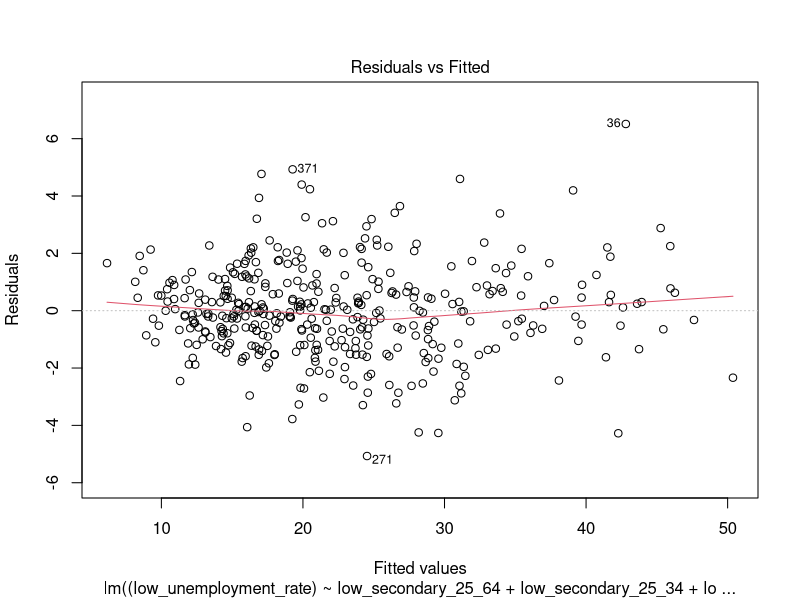
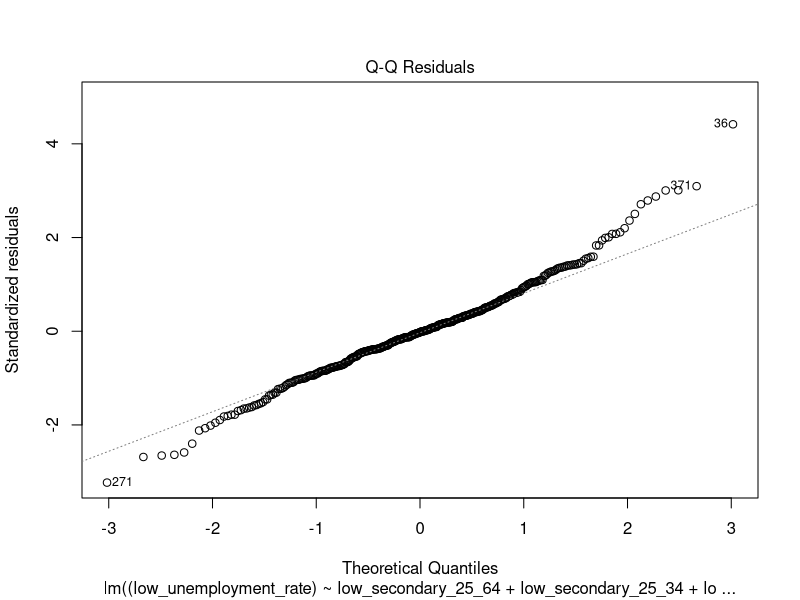
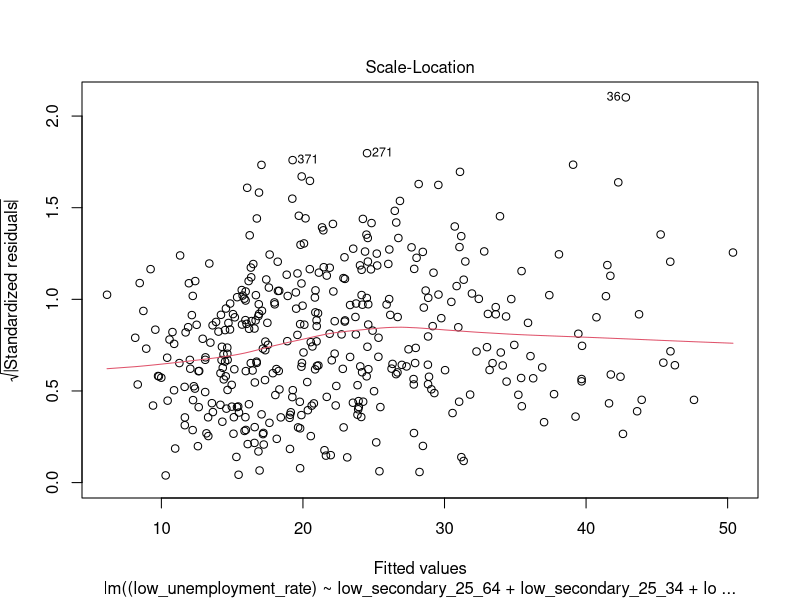
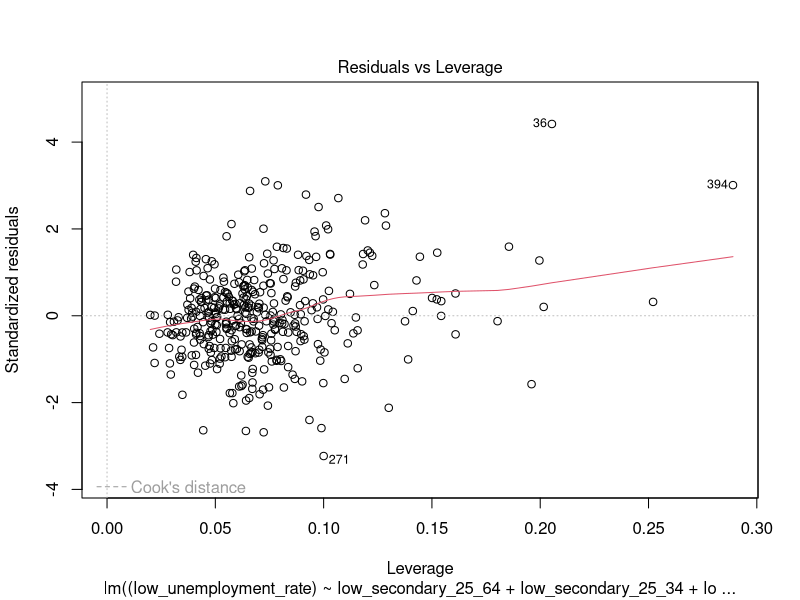
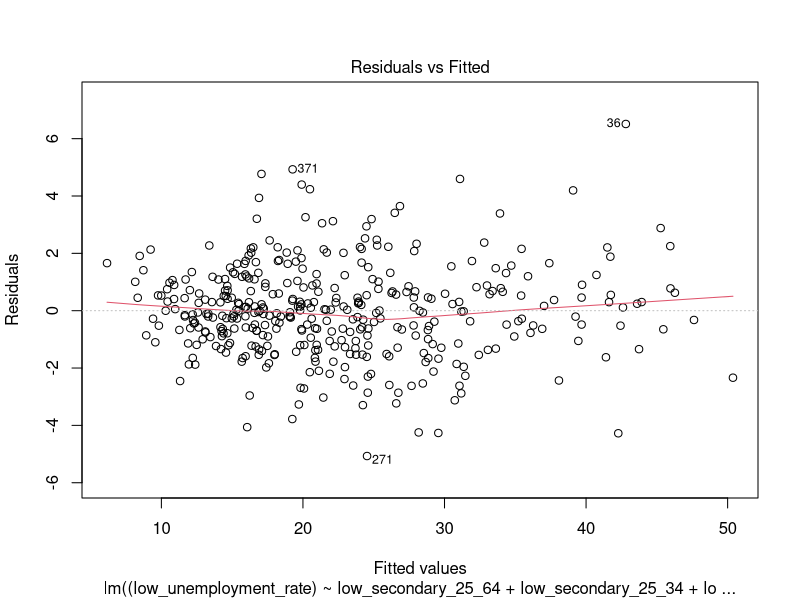
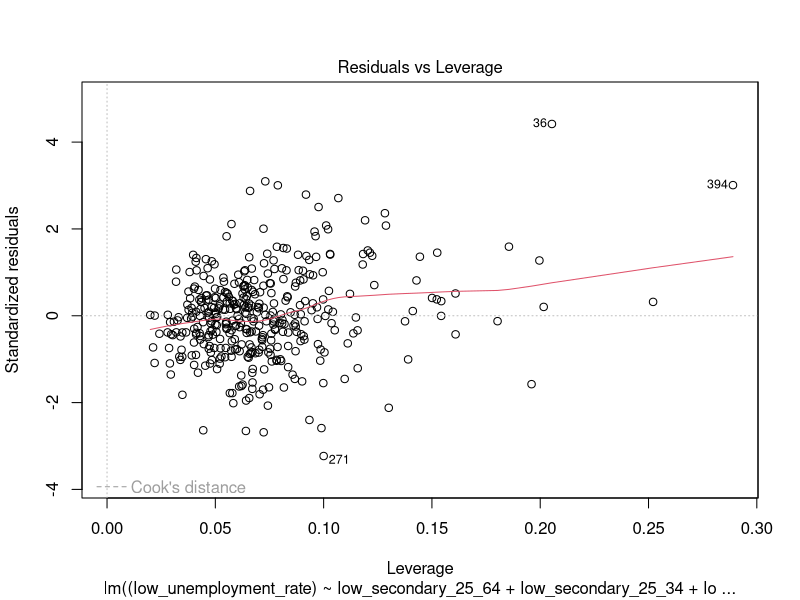
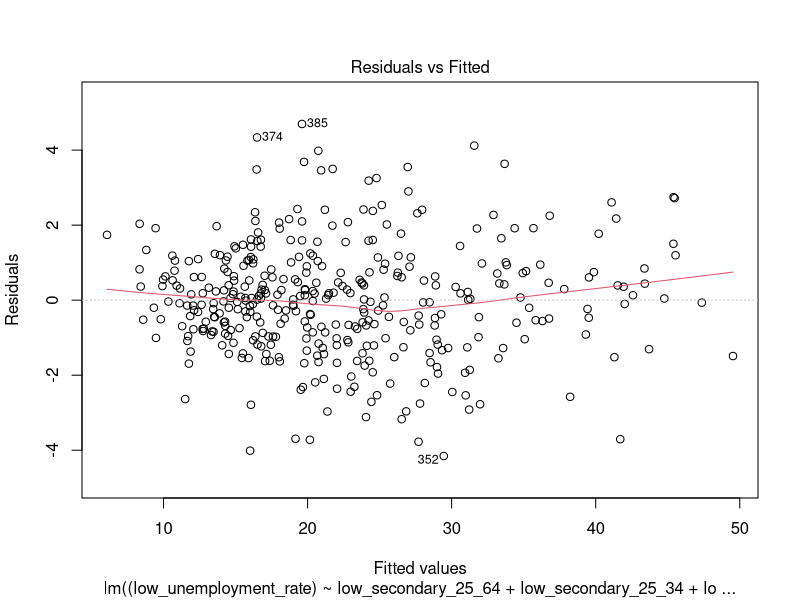
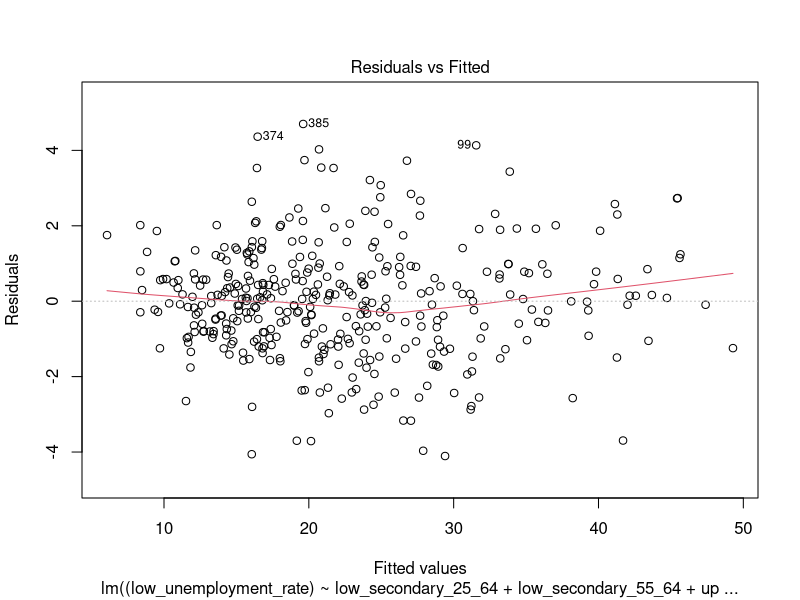

Recreate these plots in R, in order.
#Set the same seed
set.seed(123)

library(tidyverse)
library(dplyr)
library(MASS)
library(car)

data1 <- read.csv("./dataset1.csv")
data2 <- read.csv("./dataset2.csv")
summary(data1)
summary(data2)
#names of columns
names(data1)
names(data2)

#Mixing both datasets
mixedDataFrame <- inner_join(data1, data2, by = c("CCAA", "Sex", "Year"))

#Remove NAs values
mixedDataFrame <- na.omit(mixedDataFrame)
summary(mixedDataFrame)
dim(mixedDataFrame)

#Rename variables
mixedDf <- mixedDataFrame %>%
  rename(
    autonomous_community = CCAA,
    sex = Sex,
    year = Year,
    
    low_unemployment_rate = Lower_Unemployment_Rate,
    mid_unemployment_rate = Middle_Unemployment_Rate,
    high_unemployment_rate = Upper_Unemployment_Rate,
    
    low_secondary_25_64 = Inf_Secundaria_25_64,
    low_secondary_25_34 = Inf_Secundaria_25_34,
    low_secondary_55_64 = Inf_Secundaria_55_64,
    
    upper_secondary_25_64 = Segunda_Etapa_25_64,
    upper_secondary_25_34 = Segunda_Etapa_25_34,
    upper_secondary_55_64 = Segunda_Etapa_55_64,
    
    higher_education_25_64 = Superior_25_64,
    higher_education_25_34 = Superior_25_34,
    higher_education_55_64 = Superior_55_64,
    
    age12_suitability = Age12_Suitability,
    age15_suitability = Age15_Suitability,
    
    low_employment_25_64 = Lower_Emp_Rate_25_64,
    low_employment_25_34 = Lower_Emp_Rate_25_34,
    mid_employment_25_64 = Middle_Emp_Rate_25_64,
    mid_employment_25_34 = Middle_Emp_Rate_25_34,
    high_employment_25_64 = Upper_Emp_Rate_25_64,
    high_employment_25_34 = Upper_Emp_Rate_25_34,
    
    low_activity_25_64 = Lower_Activity_Rate_25_64,
    low_activity_25_34 = Lower_Activity_Rate_25_34,
    mid_activity_25_64 = Middle_Activity_Rate_25_64,
    mid_activity_25_34 = Middle_Activity_Rate_25_34,
    high_activity_25_64 = Upper_Activity_Rate_25_64,
    high_activity_25_34 = Upper_Activity_Rate_25_34
  )

#We will

#full_model using F1
full_model <- lm((low_unemployment_rate) ~ low_secondary_25_64 + low_secondary_25_34 + 
             low_secondary_55_64 + upper_secondary_25_64 + upper_secondary_25_34 + 
             upper_secondary_55_64 + higher_education_25_64 + higher_education_25_34 + higher_education_55_64 +
             age12_suitability + age15_suitability + mid_unemployment_rate + 
             high_unemployment_rate + low_employment_25_64 + low_employment_25_34 +
             mid_employment_25_64 + mid_employment_25_34 + high_employment_25_64 + 
             high_employment_25_34 + low_activity_25_64 + low_activity_25_34 +
             mid_activity_25_64 + mid_activity_25_34 + 
             high_activity_25_64 + high_activity_25_34 + sex + year, data = mixedDf)

#Plotting full_model
plot(full_model)

# Summary 
summary(full_model)

#Firstly we will detect and eliminate the noise
######Checking for outliers######
plot(full_model,1)

#Now we will compute the outlier_indicesby using the formula of studentized residuals
#This formula marks as outlier_indices the values that have, We divide the error of 
#each prediction by its estimated standard deviation calculated without that 
#observation, adjusted for its level of influence, and if that formula surpasses the 
#cooks_threshold of 3, it is marked as an outlier
studentized_residuals<- rstudent(full_model)
outliers<- which(abs(studentized_residuals) > 3)
print(outliers)

######Leverage points######
plot(full_model,5)
sort(cooks.distance(full_model))
#We can see that firstly the observations 36, 371 could be outlier_indicesin the 
#Residuals vs Fitted plot (line 43). 
#Moreover, looking a the the Residuals vs Leverage plot (line 50), 
#the values 36 and 394 could also be leverage points
#Additionaly, in lines 48 and 49 we computed the outlier_indiceswith the formula, with this
#we can see that the observations 268, 271, 368, 370, 373 and 391 are also outliers.
#We proceed with the elimination

influential_observations<- c("36", "268", "271", "368", "370", "371", "373", "391", "394")

#Filter the original dataset finding the four values
mixedDfSubset <- mixedDf[!(rownames(mixedDf) %in% influential_observations), ]

summary(mixedDfSubset)

#Now that the outlier_indicesand leverage points have been erased, we will create again our model

full_model_cleaned <- lm((low_unemployment_rate) ~ low_secondary_25_64 + low_secondary_25_34 + 
                  low_secondary_55_64 + upper_secondary_25_64 + upper_secondary_25_34 + 
                  upper_secondary_55_64 + higher_education_25_64 + higher_education_25_34 + higher_education_55_64 +
                  age12_suitability + age15_suitability + mid_unemployment_rate + 
                  high_unemployment_rate + low_employment_25_64 + low_employment_25_34 +
                  mid_employment_25_64 + mid_employment_25_34 + high_employment_25_64 + 
                  high_employment_25_34 + low_activity_25_64 + low_activity_25_34 +
                  mid_activity_25_64 + mid_activity_25_34 + 
                  high_activity_25_64 + high_activity_25_34 + sex + year, data = mixedDfSubset)
summary(full_model_cleaned)

#####Backward elimination#####

#For the first part of backward elimination, we will use the step() function in order to take
#the variables that could be relevant.
#This function does the backward elimination process by iteratively removing predictors
#in the model in order to optimise the AIC.
step_model <- step(full_model_cleaned, direction = "backward")
summary(step_model)
# Compare models using AIC and BIC - lowest is better
AIC(full_model_cleaned, step_model)
BIC(full_model_cleaned, step_model)
#Both the AIC and BIC went down, meaning that the reduced model is better

#We will plot now the Residuals vs Fitted plot
plot(step_model, 1)
#Kind of a linear trend
#Now we will check the distribution of the residuals
shapiro.test(residuals(step_model))
#Slightly below the standard significance level of 0.05 (0.04576), 
#meaning that the residuals do not follow a normal distribution.
#However, it is very close to the threshold, so we will assume the
#normality assumption as "nearly satisfied"

#Now we will go on with the backward elimination, this time manually to reduce the amount of 
#variables, as we have some that might not be useful. We will determine a significance level
#of: alpha = 0.05

#Firstly, we will take out the variable low_secondary_25_34 with p-value of 0.09949
step_model2 <- lm((low_unemployment_rate) ~ low_secondary_25_64 + low_secondary_55_64 + 
                   upper_secondary_25_34 + higher_education_25_34 + age12_suitability + age15_suitability +
                   mid_unemployment_rate + high_unemployment_rate + low_employment_25_64 + 
                   low_employment_25_34 + mid_employment_25_64 + high_employment_25_64 + high_employment_25_34 +
                   low_activity_25_64 + low_activity_25_34 + mid_activity_25_64 +
                   high_activity_25_64 + high_activity_25_34 + year, data = mixedDfSubset)
summary(step_model2)
plot(step_model2,1)
plot(step_model2,5)

# Compare models again by using AIC and BIC
AIC(step_model, step_model2)
BIC(step_model, step_model2)
#Although the AIC slightly increased (~ 1 unit more), the BIC also slightly decreased (by ~ 3 units)
#For our purpose, we will choose the model with less variables

#Delete higher_education_25_34 with p-value of 0.14719    
step_model3 <- lm((low_unemployment_rate) ~ low_secondary_25_64 + low_secondary_55_64 + 
                      upper_secondary_25_34 + age12_suitability + age15_suitability + mid_unemployment_rate + 
                      high_unemployment_rate + low_employment_25_64 + low_employment_25_34 + 
                      mid_employment_25_64 + high_employment_25_64 + high_employment_25_34 +
                      low_activity_25_64 + low_activity_25_34 + mid_activity_25_64 +
                      high_activity_25_64 + high_activity_25_34 + year, data = mixedDfSubset)

summary(step_model3)
#AIC and BIC tests
AIC(step_model2, step_model3)
BIC(step_model2, step_model3)
#Now, no significant changes have occurred on the AIC, however, the BIC has decreased, meaning that
#the step_model3 could be better, we will use this one.

#Delete low_secondary_25_64 with p-value of 0.072997
step_model4 <- lm((low_unemployment_rate) ~ low_secondary_55_64 + upper_secondary_25_34 + 
                      age12_suitability + age15_suitability + mid_unemployment_rate + 
                      high_unemployment_rate + low_employment_25_64 + low_employment_25_34 + 
                      mid_employment_25_64 + high_employment_25_64 + high_employment_25_34 +
                      low_activity_25_64 + low_activity_25_34 + mid_activity_25_64 +
                      high_activity_25_64 + high_activity_25_34 + year, data = mixedDfSubset)

summary(step_model4)
#AIC and BIC tests
AIC(step_model3, step_model4)
BIC(step_model3, step_model4)
#Finally, when deleting the low_secondary_25_64 predictor, both AIC and BIC increases drastically,
#meaning that the reduced model isn't the most appropiate one. Then, we will take the step_model3
#as our final model.

#Checking Collinearity
vif(step_model3)

#The are lots of related variables that we will have to remove
collinearity_reduced_model_1<- lm(
  low_unemployment_rate ~ low_secondary_55_64 + upper_secondary_25_34 + 
    age12_suitability + age15_suitability + mid_unemployment_rate + 
    high_unemployment_rate + sex + year, data = mixedDfSubset
)

summary(collinearity_reduced_model_1)
#Now we can see that the low_secondary_55_64 predictor has a high p-value, we will see if we
#have to delete it
collinearity_reduced_model_2<- lm(
  low_unemployment_rate ~ 
    upper_secondary_25_34 + age12_suitability + age15_suitability + mid_unemployment_rate + 
    high_unemployment_rate + sex + year, data = mixedDfSubset
)
summary(collinearity_reduced_model_2)
AIC(collinearity_reduced_model_1, collinearity_reduced_model_2)
BIC(collinearity_reduced_model_1, collinearity_reduced_model_2)
#Both AIC and BIC reduces, meaning that the second model is more appropiate than the other

#Now we will also delete the variable age12_suitability as it has a p-value of 0.06713
collinearity_reduced_model_3 <- lm(
  low_unemployment_rate ~ 
    upper_secondary_25_34 + age15_suitability + mid_unemployment_rate + 
    high_unemployment_rate + sex + year, data = mixedDfSubset
)
summary(collinearity_reduced_model_3)
AIC(collinearity_reduced_model_2, collinearity_reduced_model_3)
BIC(collinearity_reduced_model_2, collinearity_reduced_model_3)
#AIC increased ~ 1 unit and BIC decreased ~ 2 units, therefore, we will consider the model with
#less variables
finalModel<- collinearity_reduced_model_3

#check the collinearity again (It's correct now)
vif(finalModel)

#confidence intervals
confint(finalModel)

###### INFERENCE: F-TEST ######
# H0: beta_1 = beta_2 = ... = beta_6 = 0
# H1: At least one beta_i != 0

#1. Obtain summary statistics
final_model_summary<- summary(finalModel)
n <- nrow(mixedDfSubset)
p <- length(coef(finalModel)) - 1

# 2. Calculate the F-statistic
TSS <- sum((mixedDfSubset$low_unemployment_rate - mean(mixedDfSubset$low_unemployment_rate))^2)
RSS <- deviance(finalModel)
df_num <- p
df_den <- n - (p + 1)

Fstat <- ((TSS - RSS)/df_num)/(RSS/df_den)

#3. Critical value F alpha (alpha = 0.05)
F_alpha <- qf(0.05, df_num, df_den, lower.tail = FALSE)

#4. Final decision
reject_H0_F <- Fstat > F_alpha
p_val_F <- pf(Fstat, df_num, df_den, lower.tail = FALSE)

cat("F-statistic:", Fstat, "\nF-critical:", F_alpha, "\nReject H0:", 
    reject_H0_F, "\nP-value:", p_val_F)
#The fact that the null hypothesis is rejected means that our model with 6 variables
#is better than the model given by the average


###### INFERENCE: T-TESTS ######
#We extract the summary of our final model
final_model_coeff_summary= summary(finalModel)

#The coefficients table includes Estimates, Std. Errors, t-values, and p-values
final_model_coeff_summary$coefficients
#Hypothesis test for a specific parameter (year)
#H0: beta_year = 0 (year has no effect on Unemployment)
#H1: beta_year != 0 (year is a significant predictor)

#Extracting the t-statistic and p-value from the summary
#["year", 3] is the t-value, ["year", 4] is the Pr(>|t|)
#We look for the row "year"
beta_year_test <- final_model_coeff_summary$coefficients["year", 3]
p_value_year <- final_model_coeff_summary$coefficients["year", 4]

#Print the test statistic and p-value from R's calculation
beta_year_test
p_value_year

#Let's compute it manually for the "year" variable:
#t = Estimate / Std. Error
t_year <- final_model_coeff_summary$coefficients["year", "Estimate"] / final_model_coeff_summary$coefficients["year", "Std. Error"]
t_year

#What is the critical value setting a significance level of 0.05?
#Degrees of freedom: n - (p + 1) -> finalModel$df.residual
alpha_level <- 0.05
t_crit_upp <- qt(alpha_level/2, finalModel$df.residual, lower.tail = FALSE) 
t_crit_upp

#We can see that the distribution is symetric
#We don't really need t_crit_low because we use absolute values for a two-tailed test.
t_crit_low <- qt(alpha_level/2, finalModel$df.residual)
t_crit_low

#Compare values: We reject H0 if |t| > t_crit_upp
abs(t_year) > t_crit_upp
#We reject H0, meaning that the year is a significant predictor in our model


#Hypothesis test for upper_secondary_25_34 parameter
#H0: beta_upper_secondary_25_34 = 0 (upper_secondary_25_34 has no effect on Unemployment)
#H1: beta_upper_secondary_25_34 != 0 (upper_secondary_25_34 is a significant predictor)

#Extracting the t-statistic and p-value from the summary
#["upper_secondary_25_34", 3] is the t-value, ["upper_secondary_25_34", 4] is the Pr(>|t|)
#We look for the row "upper_secondary_25_34"
beta_segunda_25_34_test <- final_model_coeff_summary$coefficients["upper_secondary_25_34", 3]
p_value_segunda_25_34 <- final_model_coeff_summary$coefficients["upper_secondary_25_34", 4]

#Print the test statistic and p-value from R's calculation
beta_segunda_25_34_test
p_value_segunda_25_34

#Let's compute it manually for the "upper_secondary_25_34" variable:
#t = Estimate / Std. Error
t_segunda_25_34 <- final_model_coeff_summary$coefficients["upper_secondary_25_34", "Estimate"] / final_model_coeff_summary$coefficients["upper_secondary_25_34", "Std. Error"]
t_segunda_25_34

#Compare values: We reject H0 if |t| > t_crit_upp
abs(t_segunda_25_34) > t_crit_upp
#We reject H0, meaning that the upper_secondary_25_34 is a significant predictor in our model


#Hypothesis test for mid_unemployment_rate parameter
#H0: beta_mid_unemployment_rate = 0 (mid_unemployment_rate has no effect on Unemployment)
#H1: beta_mid_unemployment_rate != 0 (mid_unemployment_rate is a significant predictor)

#Extracting the t-statistic and p-value from the summary
#["mid_unemployment_rate", 3] is the t-value, ["mid_unemployment_rate", 4] is the Pr(>|t|)
#We look for the row "mid_unemployment_rate"
beta_mid_unemployment_rate_test <- final_model_coeff_summary$coefficients["mid_unemployment_rate", 3]
p_value_mid_unemployment_rate <- final_model_coeff_summary$coefficients["mid_unemployment_rate", 4]

#Print the test statistic and p-value from R's calculation
beta_mid_unemployment_rate_test
p_value_mid_unemployment_rate

#Let's compute it manually for the "mid_unemployment_rate" variable:
#t = Estimate / Std. Error
t_mid_unemployment_rate <- final_model_coeff_summary$coefficients["mid_unemployment_rate", "Estimate"] / final_model_coeff_summary$coefficients["mid_unemployment_rate", "Std. Error"]
t_mid_unemployment_rate

#Compare values: We reject H0 if |t| > t_crit_upp
abs(t_mid_unemployment_rate) > t_crit_upp
#We reject H0, meaning that the mid_unemployment_rate is a significant predictor in our model

summary(finalModel)
#Hypothesis test for mid_unemployment_rate parameter
#H0: beta_age15_suitability = 0 (mid_unemployment_rate has no effect on Unemployment)
#H1: beta_age15_suitability != 0 (mid_unemployment_rate is a significant predictor)

#Extracting the t-statistic and p-value from the summary
#["high_unemployment_rate", 3] is the t-value, ["high_unemployment_rate", 4] is the Pr(>|t|)
#We look for the row "high_unemployment_rate"
beta_high_unemployment_rate_test <- final_model_coeff_summary$coefficients["high_unemployment_rate", 3]
p_value_high_unemployment_rate <- final_model_coeff_summary$coefficients["high_unemployment_rate", 4]

#Print the test statistic and p-value from R's calculation
beta_high_unemployment_rate_test
p_value_high_unemployment_rate

#Let's compute it manually for the "high_unemployment_rate" variable:
#t = Estimate / Std. Error
t_high_unemployment_rate <- final_model_coeff_summary$coefficients["high_unemployment_rate", "Estimate"] / final_model_coeff_summary$coefficients["high_unemployment_rate", "Std. Error"]
t_high_unemployment_rate

#Compare values: We reject H0 if |t| > t_crit_upp
abs(t_high_unemployment_rate) > t_crit_upp
#We reject H0, meaning that the high_unemployment_rate is a significant predictor in our model
summary(finalModel)
#Hypothesis test for age15_suitability parameter
#H0: beta_age15_suitability = 0 (age15_suitability has no effect on Unemployment)
#H1: beta_age15_suitability != 0 (age15_suitability is a significant predictor)

#Extracting the t-statistic and p-value from the summary
#["age15_suitability", 3] is the t-value, ["age15_suitability", 4] is the Pr(>|t|)
#We look for the row "age15_suitability"
beta_age15_suitability_test <- final_model_coeff_summary$coefficients["age15_suitability", 3]
p_value_age15_suitability <- final_model_coeff_summary$coefficients["age15_suitability", 4]

#Print the test statistic and p-value from R's calculation
beta_age15_suitability_test
p_value_age15_suitability

#Let's compute it manually for the "age15_suitability" variable:
#t = Estimate / Std. Error
t_age15_suitability <- final_model_coeff_summary$coefficients["age15_suitability", "Estimate"] / final_model_coeff_summary$coefficients["age15_suitability", "Std. Error"]
t_age15_suitability

#Compare values: We reject H0 if |t| > t_crit_upp
abs(t_age15_suitability) > t_crit_upp
#We reject H0, meaning that the age15_suitability is a significant predictor in our model


#Hypothesis test for sexMale parameter
#H0: beta_sex = 0 (sexMale has no effect on Unemployment)
#H1: beta_sex != 0 (sexMale is a significant predictor)

#Extracting the t-statistic and p-value from the summary
#["sexMale", 3] is the t-value, ["sexMale", 4] is the Pr(>|t|)
#We look for the row "sexMale"
beta_sexMale_test <- final_model_coeff_summary$coefficients["sexMale", 3]
p_value_sexMale <- final_model_coeff_summary$coefficients["sexMale", 4]

#Print the test statistic and p-value from R's calculation
beta_sexMale_test
p_value_sexMale

#Let's compute it manually for the "sexMale" variable:
#t = Estimate / Std. Error
t_sexMale <- final_model_coeff_summary$coefficients["sexMale", "Estimate"] / final_model_coeff_summary$coefficients["sexMale", "Std. Error"]
t_sexMale

#Compare values: We reject H0 if |t| > t_crit_upp
abs(t_sexMale) > t_crit_upp
#We reject H0, meaning that the age15_suitability is a significant predictor in our model

###############################
# MODEL DIAGNOSTICS FOR THE FINAL MODEL
###############################

#Diagnostic plots for the final model
plot(finalModel,1)
plot(finalModel,2)
plot(finalModel,3)
plot(finalModel,4)
plot(finalModel,5)

#We are going to remove the observation with large cook's distance to see the impact of them

cooks_distances<- cooks.distance(finalModel)
cooks_threshold<- 4/nrow(mixedDfSubset)
cooks_outlier_indexes <- which(cooks_distances> cooks_threshold)

data_clean <- mixedDfSubset[-cooks_outlier_indexes,]

model_without_influential_1<- lm(
  low_unemployment_rate ~ low_secondary_25_64 + low_secondary_25_34 + 
    low_secondary_55_64 + upper_secondary_25_64 + upper_secondary_25_34 + 
    upper_secondary_55_64 + higher_education_25_64 + higher_education_25_34 + higher_education_55_64 +
    age12_suitability + age15_suitability + mid_unemployment_rate + 
    high_unemployment_rate + low_employment_25_64 + low_employment_25_34 +
    mid_employment_25_64 + mid_employment_25_34 + high_employment_25_64 + 
    high_employment_25_34 + low_activity_25_64 + low_activity_25_34 +
    mid_activity_25_64 + mid_activity_25_34 + 
    high_activity_25_64 + high_activity_25_34 + sex + year, data = data_clean
)
summary(model_without_influential_1)
#plot(model_without_influential_1)

#Now we have a model without the noise on the upper tail, we will do again the model simplification

model_without_influential_2 <- step(model_without_influential_1, direction = "backward")
summary(model_without_influential_2)
#plot(model_without_influential_2)
# Compare models using AIC and BIC - lowest is better
AIC(model_without_influential_1, model_without_influential_2)
BIC(model_without_influential_1, model_without_influential_2)
#Both the AIC and BIC went down, meaning that the reduced model is better

#Checking Collinearity
#We are going to iterate through the model removing the variables with high collinearity

#first iteration
vif(model_without_influential_2)

collinearity_reduced_model_without_influential_2 <- lm(low_unemployment_rate ~ low_secondary_25_64 +
                 low_secondary_25_34 + upper_secondary_25_34 + upper_secondary_55_64 + higher_education_55_64 +
                 age12_suitability + age15_suitability + mid_unemployment_rate + high_unemployment_rate + 
                 low_employment_25_64 + low_employment_25_34 + mid_employment_25_64 +
                 mid_employment_25_34 + high_employment_25_34 +
                 low_activity_25_64 + low_activity_25_34 + mid_activity_25_64 +
                 high_activity_25_64 + high_activity_25_34 + year, data = data_clean)


AIC(model_without_influential_1, collinearity_reduced_model_without_influential_2)
BIC(model_without_influential_1, collinearity_reduced_model_without_influential_2)

#second iteration

vif(collinearity_reduced_model_without_influential_2)

summary(collinearity_reduced_model_without_influential_2)

#this is the best model we can get. If we remove more variables with multicollinearity the
#AIC and BIC increase a lot



#Now remove again all the values with p-value lower than: alpha = 0.05
summary(collinearity_reduced_model_without_influential_2)
#Remove low_secondary_25_34, age12_suitability, high_employment_25_34, high_activity_25_34
collinearity_reduced_model_without_influential_3 <- lm(low_unemployment_rate ~ low_secondary_25_64 +
                                    upper_secondary_25_34 + upper_secondary_55_64 + higher_education_55_64 +
                                    age15_suitability + mid_unemployment_rate + high_unemployment_rate + 
                                    low_employment_25_64 + low_employment_25_34 + mid_employment_25_64 +
                                    mid_employment_25_34 +
                                    low_activity_25_64 + low_activity_25_34 + mid_activity_25_64 +
                                    high_activity_25_64 + year, data = data_clean)

summary(collinearity_reduced_model_without_influential_3)
# Compare models using AIC and BIC - lowest is better
AIC(collinearity_reduced_model_without_influential_2, collinearity_reduced_model_without_influential_3)
BIC(collinearity_reduced_model_without_influential_2, collinearity_reduced_model_without_influential_3)

vif(collinearity_reduced_model_without_influential_3)

definitive_final_model <- collinearity_reduced_model_without_influential_3

##########   RESULTS   ##########
#The residuals appear randomly scattered around zero,
#suggesting that the linearity assumption is reasonably satisfied.
#The Q-Q plot shows that most residuals lie close to the theoretical line, 
#indicating approximate normality with some deviations in the extreme values.

#The diagnostic plots suggest that the main assumptions of the
#linear regression model are reasonably satisfied

#Normality test for residuals
shapiro.test(residuals(finalModel))
#Looking at the results of the shapiro test we could say that the residuals don't follow a normal distribution.
#However, we've analyzed the Q-Q plot and concluded that they follow a normal distribution with
#a small deviation on the upper tail


#Confidence interval of the final model
confint(finalModel)

##########   TRAINING/TESTING   ##########

#We are going to split the dataset in 70% Training and 30% Testing

train_index <- sample(1:nrow(mixedDfSubset), 0.7 * nrow(mixedDfSubset))

train_data <- mixedDfSubset[train_index, ]
test_data <- mixedDfSubset[-train_index, ]

training_model<- lm(
  low_unemployment_rate ~ 
    upper_secondary_25_34 + age15_suitability + mid_unemployment_rate + 
    high_unemployment_rate + sex + year, data = train_data
)

#Now let's do the predictions using the training model
predictions <- predict(training_model, newdata = test_data)

#Let's compute the prediction and confidence intervals
final_intervals <- predict(training_model, newdata = test_data, interval = "prediction")
final_confidence <- predict(training_model, newdata = test_data, interval = "confidence")

#We will create a matrix showing the real values, the predicted values and both the confidence
#and prediction intervals
results_comparison <- cbind(Actual = test_data$low_unemployment_rate, 
                            Fit = final_intervals[,"fit"],
                            LWR_Prediction = final_intervals[,"lwr"],
                            UPR_Prediction = final_intervals[,"upr"],
                            LWR_Confidence = final_confidence[,"lwr"],
                            UPR_Confidence = final_confidence[,"upr"])

head(results_comparison)
